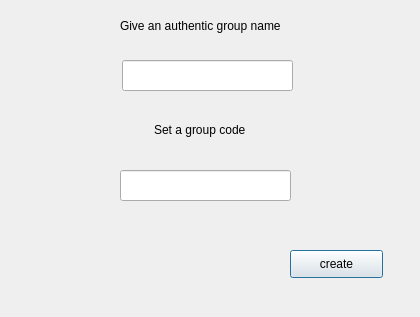
<?xml version="1.0" encoding="UTF-8"?>
<ui version="4.0">
 <class>creategroupsdialogue</class>
 <widget class="QDialog" name="creategroupsdialogue">
  <property name="geometry">
   <rect>
    <x>0</x>
    <y>0</y>
    <width>420</width>
    <height>317</height>
   </rect>
  </property>
  <property name="windowTitle">
   <string>Dialog</string>
  </property>
  <widget class="QLabel" name="label">
   <property name="geometry">
    <rect>
     <x>120</x>
     <y>0</y>
     <width>181</width>
     <height>51</height>
    </rect>
   </property>
   <property name="text">
    <string>Give an authentic group name</string>
   </property>
  </widget>
  <widget class="QLabel" name="label_2">
   <property name="geometry">
    <rect>
     <x>154</x>
     <y>120</y>
     <width>141</width>
     <height>20</height>
    </rect>
   </property>
   <property name="text">
    <string>Set a group code</string>
   </property>
  </widget>
  <widget class="QLineEdit" name="gname">
   <property name="geometry">
    <rect>
     <x>122</x>
     <y>60</y>
     <width>171</width>
     <height>31</height>
    </rect>
   </property>
  </widget>
  <widget class="QLineEdit" name="gcode">
   <property name="geometry">
    <rect>
     <x>120</x>
     <y>170</y>
     <width>171</width>
     <height>31</height>
    </rect>
   </property>
  </widget>
  <widget class="QPushButton" name="create">
   <property name="geometry">
    <rect>
     <x>290</x>
     <y>250</y>
     <width>93</width>
     <height>28</height>
    </rect>
   </property>
   <property name="text">
    <string>create</string>
   </property>
  </widget>
 </widget>
 <resources/>
 <connections>
  <connection>
   <sender>create</sender>
   <signal>clicked()</signal>
   <receiver>creategroupsdialogue</receiver>
   <slot>close()</slot>
   <hints>
    <hint type="sourcelabel">
     <x>334</x>
     <y>264</y>
    </hint>
    <hint type="destinationlabel">
     <x>385</x>
     <y>294</y>
    </hint>
   </hints>
  </connection>
 </connections>
</ui>
